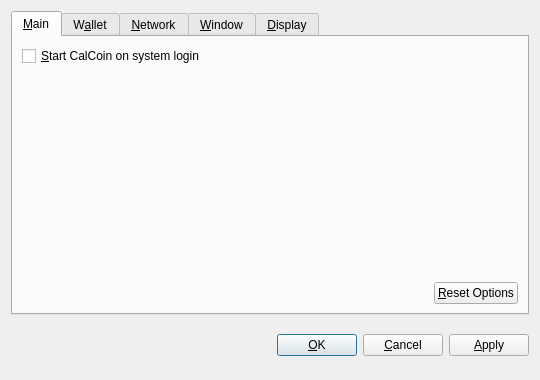
<?xml version="1.0" encoding="UTF-8"?>
<ui version="4.0">
 <class>OptionsDialog</class>
 <widget class="QDialog" name="OptionsDialog">
  <property name="geometry">
   <rect>
    <x>0</x>
    <y>0</y>
    <width>540</width>
    <height>380</height>
   </rect>
  </property>
  <property name="windowTitle">
   <string>Options</string>
  </property>
  <property name="modal">
   <bool>true</bool>
  </property>
  <layout class="QVBoxLayout" name="verticalLayout">
   <item>
    <widget class="QTabWidget" name="tabWidget">
     <property name="tabPosition">
      <enum>QTabWidget::North</enum>
     </property>
     <property name="currentIndex">
      <number>0</number>
     </property>
     <widget class="QWidget" name="tabMain">
      <attribute name="title">
       <string>&amp;Main</string>
      </attribute>
      <layout class="QVBoxLayout" name="verticalLayout_Main">
       <item>
        <widget class="QCheckBox" name="bitcoinAtStartup">
         <property name="toolTip">
          <string>Automatically start CalCoin after logging in to the system.</string>
         </property>
         <property name="text">
          <string>&amp;Start CalCoin on system login</string>
         </property>
        </widget>
       </item>
       <item>
        <spacer name="verticalSpacer_Main">
         <property name="orientation">
          <enum>Qt::Vertical</enum>
         </property>
         <property name="sizeHint" stdset="0">
          <size>
           <width>20</width>
           <height>40</height>
          </size>
         </property>
        </spacer>
       </item>
       <item>
        <layout class="QHBoxLayout" name="horizontalLayout_2_Main">
         <item>
          <spacer name="horizontalSpacer_2_Main">
           <property name="orientation">
            <enum>Qt::Horizontal</enum>
           </property>
           <property name="sizeHint" stdset="0">
            <size>
             <width>40</width>
             <height>20</height>
            </size>
           </property>
          </spacer>
         </item>
         <item>
          <widget class="QPushButton" name="resetButton">
           <property name="toolTip">
            <string>Reset all client options to default.</string>
           </property>
           <property name="text">
            <string>&amp;Reset Options</string>
           </property>
           <property name="autoDefault">
            <bool>false</bool>
           </property>
          </widget>
         </item>
        </layout>
       </item>
      </layout>
     </widget>
     <widget class="QWidget" name="tabWallet">
      <attribute name="title">
       <string>W&amp;allet</string>
      </attribute>
      <layout class="QVBoxLayout" name="verticalLayout_Network">
       <item>
        <widget class="QLabel" name="transactionFeeInfoLabel">
         <property name="text">
          <string>Optional transaction fee per kB that helps make sure your transactions are processed quickly. Most transactions are 1 kB.</string>
         </property>
         <property name="textFormat">
          <enum>Qt::PlainText</enum>
         </property>
         <property name="wordWrap">
          <bool>true</bool>
         </property>
        </widget>
       </item>
       <item>
        <layout class="QHBoxLayout" name="horizontalLayout_1_Main">
         <item>
          <widget class="QLabel" name="transactionFeeLabel">
           <property name="text">
            <string>Pay transaction &amp;fee</string>
           </property>
           <property name="textFormat">
            <enum>Qt::PlainText</enum>
           </property>
           <property name="buddy">
            <cstring>transactionFee</cstring>
           </property>
          </widget>
         </item>
         <item>
          <widget class="BitcoinAmountField" name="transactionFee"/>
         </item>
         <item>
          <spacer name="horizontalSpacer_1_Main">
           <property name="orientation">
            <enum>Qt::Horizontal</enum>
           </property>
           <property name="sizeHint" stdset="0">
            <size>
             <width>40</width>
             <height>20</height>
            </size>
           </property>
          </spacer>
         </item>
        </layout>
       </item>
       <item>
        <widget class="QLabel" name="label">
         <property name="text">
          <string>If you disable the spending of unconfirmed change, the change from a transaction cannot be used until that transaction has at least one confirmation. This also affects how your balance is computed.</string>
         </property>
         <property name="wordWrap">
          <bool>true</bool>
         </property>
        </widget>
       </item>
       <item>
        <widget class="QCheckBox" name="spendZeroConfChange">
         <property name="text">
          <string>Spend unconfirmed change  (experts only)</string>
         </property>
        </widget>
       </item>
       <item>
        <spacer name="verticalSpacer">
         <property name="orientation">
          <enum>Qt::Vertical</enum>
         </property>
         <property name="sizeHint" stdset="0">
          <size>
           <width>20</width>
           <height>40</height>
          </size>
         </property>
        </spacer>
       </item>
      </layout>
     </widget>
     <widget class="QWidget" name="tabNetwork">
      <attribute name="title">
       <string>&amp;Network</string>
      </attribute>
      <layout class="QVBoxLayout" name="verticalLayout_Network">
       <item>
        <widget class="QCheckBox" name="mapPortUpnp">
         <property name="toolTip">
          <string>Automatically open the CalCoin client port on the router. This only works when your router supports UPnP and it is enabled.</string>
         </property>
         <property name="text">
          <string>Map port using &amp;UPnP</string>
         </property>
        </widget>
       </item>
       <item>
        <widget class="QCheckBox" name="connectSocks">
         <property name="toolTip">
          <string>Connect to the CalCoin network through a SOCKS proxy (e.g. when connecting through Tor).</string>
         </property>
         <property name="text">
          <string>&amp;Connect through SOCKS proxy:</string>
         </property>
        </widget>
       </item>
       <item>
        <layout class="QHBoxLayout" name="horizontalLayout_Network">
         <item>
          <widget class="QLabel" name="proxyIpLabel">
           <property name="text">
            <string>Proxy &amp;IP:</string>
           </property>
           <property name="textFormat">
            <enum>Qt::PlainText</enum>
           </property>
           <property name="buddy">
            <cstring>proxyIp</cstring>
           </property>
          </widget>
         </item>
         <item>
          <widget class="QValidatedLineEdit" name="proxyIp">
           <property name="maximumSize">
            <size>
             <width>140</width>
             <height>16777215</height>
            </size>
           </property>
           <property name="toolTip">
            <string>IP address of the proxy (e.g. 127.0.0.1)</string>
           </property>
          </widget>
         </item>
         <item>
          <widget class="QLabel" name="proxyPortLabel">
           <property name="text">
            <string>&amp;Port:</string>
           </property>
           <property name="textFormat">
            <enum>Qt::PlainText</enum>
           </property>
           <property name="buddy">
            <cstring>proxyPort</cstring>
           </property>
          </widget>
         </item>
         <item>
          <widget class="QLineEdit" name="proxyPort">
           <property name="maximumSize">
            <size>
             <width>55</width>
             <height>16777215</height>
            </size>
           </property>
           <property name="toolTip">
            <string>Port of the proxy (e.g. 9050)</string>
           </property>
          </widget>
         </item>
         <item>
          <widget class="QLabel" name="socksVersionLabel">
           <property name="text">
            <string>SOCKS &amp;Version:</string>
           </property>
           <property name="textFormat">
            <enum>Qt::PlainText</enum>
           </property>
           <property name="buddy">
            <cstring>socksVersion</cstring>
           </property>
          </widget>
         </item>
         <item>
          <widget class="QValueComboBox" name="socksVersion">
           <property name="toolTip">
            <string>SOCKS version of the proxy (e.g. 5)</string>
           </property>
          </widget>
         </item>
         <item>
          <spacer name="horizontalSpacer_Network">
           <property name="orientation">
            <enum>Qt::Horizontal</enum>
           </property>
           <property name="sizeHint" stdset="0">
            <size>
             <width>40</width>
             <height>20</height>
            </size>
           </property>
          </spacer>
         </item>
        </layout>
       </item>
       <item>
        <spacer name="verticalSpacer_Network">
         <property name="orientation">
          <enum>Qt::Vertical</enum>
         </property>
         <property name="sizeHint" stdset="0">
          <size>
           <width>20</width>
           <height>40</height>
          </size>
         </property>
        </spacer>
       </item>
      </layout>
     </widget>
     <widget class="QWidget" name="tabWindow">
      <attribute name="title">
       <string>&amp;Window</string>
      </attribute>
      <layout class="QVBoxLayout" name="verticalLayout_Window">
       <item>
        <widget class="QCheckBox" name="minimizeToTray">
         <property name="toolTip">
          <string>Show only a tray icon after minimizing the window.</string>
         </property>
         <property name="text">
          <string>&amp;Minimize to the tray instead of the taskbar</string>
         </property>
        </widget>
       </item>
       <item>
        <widget class="QCheckBox" name="minimizeOnClose">
         <property name="toolTip">
          <string>Minimize instead of exit the application when the window is closed. When this option is enabled, the application will be closed only after selecting Quit in the menu.</string>
         </property>
         <property name="text">
          <string>M&amp;inimize on close</string>
         </property>
        </widget>
       </item>
       <item>
        <spacer name="verticalSpacer_Window">
         <property name="orientation">
          <enum>Qt::Vertical</enum>
         </property>
         <property name="sizeHint" stdset="0">
          <size>
           <width>20</width>
           <height>40</height>
          </size>
         </property>
        </spacer>
       </item>
      </layout>
     </widget>
     <widget class="QWidget" name="tabDisplay">
      <attribute name="title">
       <string>&amp;Display</string>
      </attribute>
      <layout class="QVBoxLayout" name="verticalLayout_Display">
       <item>
        <layout class="QHBoxLayout" name="horizontalLayout_1_Display">
         <item>
          <widget class="QLabel" name="langLabel">
           <property name="text">
            <string>User Interface &amp;language:</string>
           </property>
           <property name="textFormat">
            <enum>Qt::PlainText</enum>
           </property>
           <property name="buddy">
            <cstring>lang</cstring>
           </property>
          </widget>
         </item>
         <item>
          <widget class="QValueComboBox" name="lang">
           <property name="toolTip">
            <string>The user interface language can be set here. This setting will take effect after restarting CalCoin.</string>
           </property>
          </widget>
         </item>
        </layout>
       </item>
       <item>
        <layout class="QHBoxLayout" name="horizontalLayout_2_Display">
         <item>
          <widget class="QLabel" name="unitLabel">
           <property name="text">
            <string>&amp;Unit to show amounts in:</string>
           </property>
           <property name="textFormat">
            <enum>Qt::PlainText</enum>
           </property>
           <property name="buddy">
            <cstring>unit</cstring>
           </property>
          </widget>
         </item>
         <item>
          <widget class="QValueComboBox" name="unit">
           <property name="toolTip">
            <string>Choose the default subdivision unit to show in the interface and when sending coins.</string>
           </property>
          </widget>
         </item>
        </layout>
       </item>
       <item>
        <widget class="QCheckBox" name="displayAddresses">
         <property name="toolTip">
          <string>Whether to show CalCoin addresses in the transaction list or not.</string>
         </property>
         <property name="text">
          <string>&amp;Display addresses in transaction list</string>
         </property>
        </widget>
       </item>
       <item>
        <widget class="QCheckBox" name="coinControlFeatures">
         <property name="toolTip">
          <string>Whether to show coin control features or not.</string>
         </property>
         <property name="text">
          <string>Display coin &amp;control features (experts only!)</string>
         </property>
        </widget>
       </item>
       <item>
        <spacer name="verticalSpacer_Display">
         <property name="orientation">
          <enum>Qt::Vertical</enum>
         </property>
         <property name="sizeHint" stdset="0">
          <size>
           <width>20</width>
           <height>40</height>
          </size>
         </property>
        </spacer>
       </item>
      </layout>
     </widget>
    </widget>
   </item>
   <item>
    <layout class="QHBoxLayout" name="horizontalLayout_Buttons">
     <item>
      <spacer name="horizontalSpacer_1">
       <property name="orientation">
        <enum>Qt::Horizontal</enum>
       </property>
       <property name="sizeHint" stdset="0">
        <size>
         <width>40</width>
         <height>48</height>
        </size>
       </property>
      </spacer>
     </item>
     <item>
      <widget class="QLabel" name="statusLabel">
       <property name="font">
        <font>
         <weight>75</weight>
         <bold>true</bold>
        </font>
       </property>
       <property name="text">
        <string/>
       </property>
       <property name="textFormat">
        <enum>Qt::PlainText</enum>
       </property>
       <property name="wordWrap">
        <bool>true</bool>
       </property>
      </widget>
     </item>
     <item>
      <spacer name="horizontalSpacer_2">
       <property name="orientation">
        <enum>Qt::Horizontal</enum>
       </property>
       <property name="sizeHint" stdset="0">
        <size>
         <width>40</width>
         <height>48</height>
        </size>
       </property>
      </spacer>
     </item>
     <item>
      <widget class="QPushButton" name="okButton">
       <property name="text">
        <string>&amp;OK</string>
       </property>
      </widget>
     </item>
     <item>
      <widget class="QPushButton" name="cancelButton">
       <property name="text">
        <string>&amp;Cancel</string>
       </property>
       <property name="autoDefault">
        <bool>false</bool>
       </property>
      </widget>
     </item>
     <item>
      <widget class="QPushButton" name="applyButton">
       <property name="text">
        <string>&amp;Apply</string>
       </property>
       <property name="autoDefault">
        <bool>false</bool>
       </property>
      </widget>
     </item>
    </layout>
   </item>
  </layout>
 </widget>
 <customwidgets>
  <customwidget>
   <class>BitcoinAmountField</class>
   <extends>QSpinBox</extends>
   <header>bitcoinamountfield.h</header>
  </customwidget>
  <customwidget>
   <class>QValueComboBox</class>
   <extends>QComboBox</extends>
   <header>qvaluecombobox.h</header>
  </customwidget>
  <customwidget>
   <class>QValidatedLineEdit</class>
   <extends>QLineEdit</extends>
   <header>qvalidatedlineedit.h</header>
  </customwidget>
 </customwidgets>
 <resources/>
 <connections/>
</ui>
